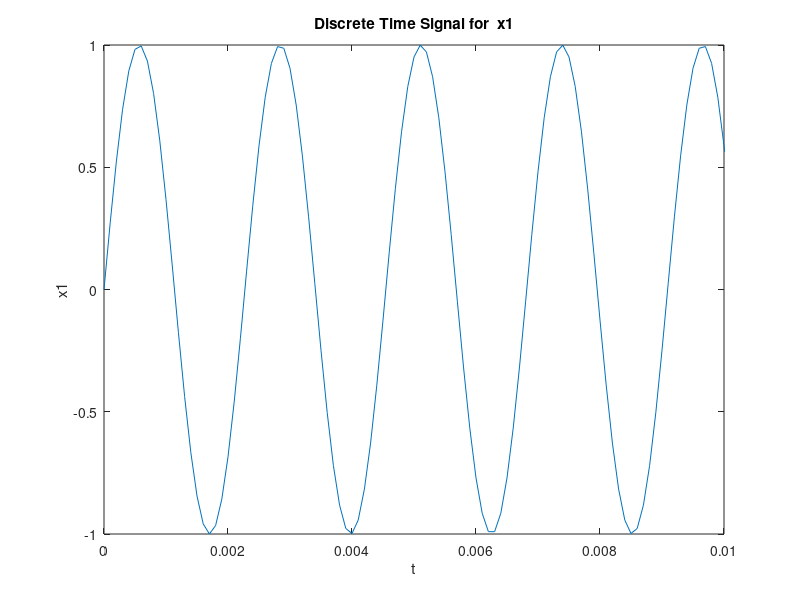
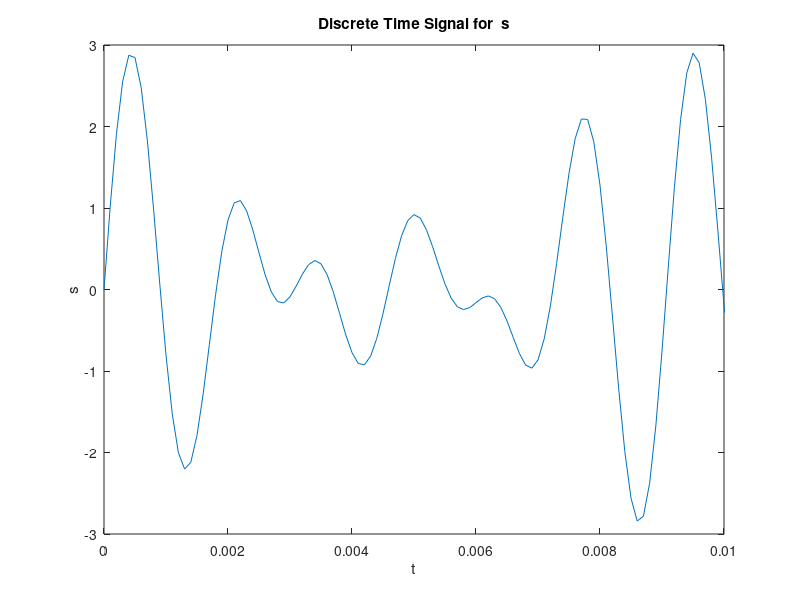
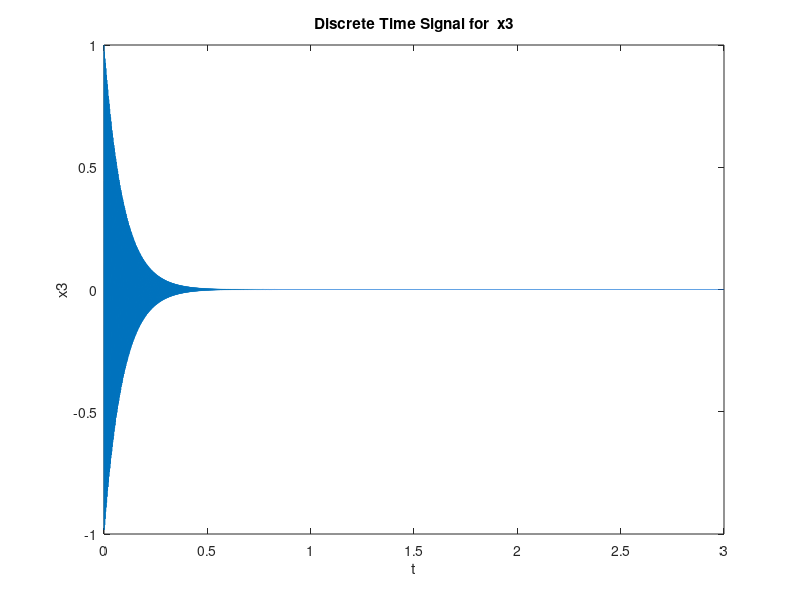
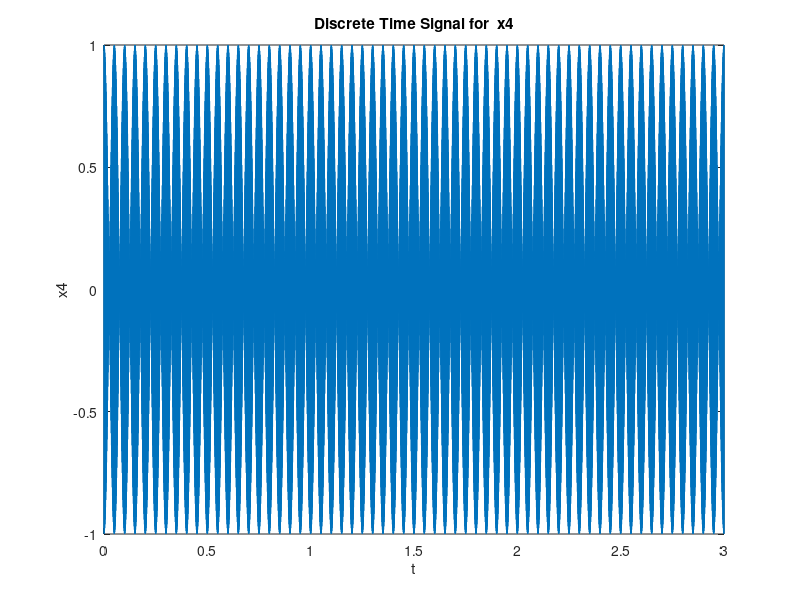

Reproduce these figures in MATLAB, in order.
%---------part1------
n = 0:1:30000;
t = n*0.0001;
x1 = sin(2*pi*440*t);
%soundsc(x1)
figure(1);
plot(t,x1);
title('Discrete Time Signal for  x1');
xlabel('t');
ylabel('x1');
xlim([0 0.01]);

x2 = sin(2*pi*554*t);
x22 = sin(2*pi*659*t);
%soundsc(x2);
%soundsc(x22);

n1 = 0:1:30000;
t = n*0.0001;
s = sin(2*pi*440*t) + sin(2*pi*554*t) + sin(2*pi*659*t);
figure(2);
%soundsc(s)
plot(t,s);
title('Discrete Time Signal for  s');
xlabel('t');
ylabel('s');
xlim([0 0.01]);

%---------part2------
p2 = cos(2*pi*587*t + pi);
figure(6);
plot(t,p2);
title('Discrete Time Signal for phase shift of pi');
xlabel('p2');
ylabel('s');
xlim([0 0.01]);
%soundsc(p2);

%---------part3------
x3 = (exp(-((3^2)+2)*t)).*(cos(2*pi*440*t));
figure(3);
plot(t,x3);
%soundsc(x3);
title('Discrete Time Signal for  x3');
xlabel('t');
ylabel('x3');

%---------part4------
x4 = (cos(2*pi*10*t)).*(cos(2*pi*1000*t));
%x4 = ((cos(2*pi*50*t + 2*pi*65*t))+(cos(2*pi*50*t - 2*pi*65*t)))/2
figure(4);
plot(t,x4);
%soundsc(x4);
title('Discrete Time Signal for  x4');
xlabel('t');
ylabel('x4');

n2 = 0:1:200;
t2 = n2*0.01;

%---------part5------
f0 = 2500;
%fi = 2*10*t + f0;
mu = (2500-500)/(2*2)
phi = 0;
x5 = cos(2*pi*mu*t2.*t2 + 2*pi*2500*t2 + phi);
soundsc(x5)
figure(5);
plot(t2,x5);
title('Discrete Time Signal for  x5');
xlabel('t');
ylabel('x1');
